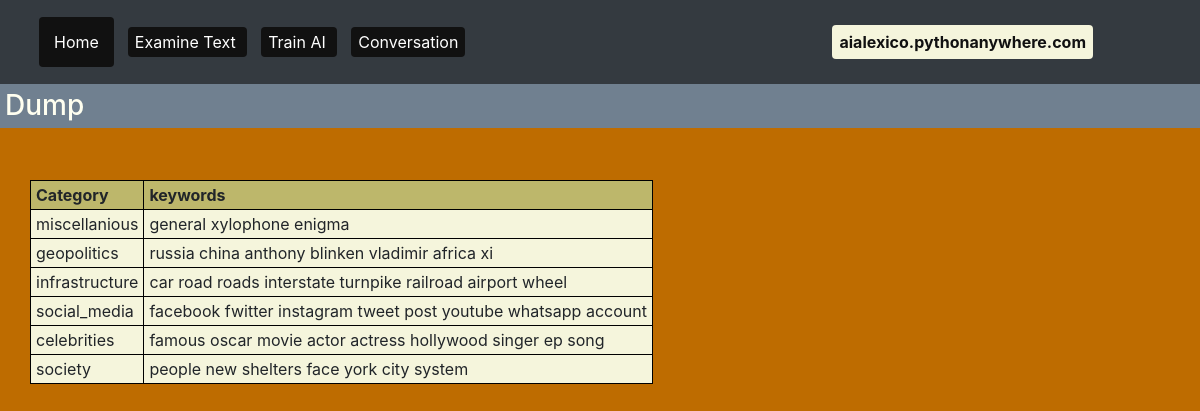
Page /dump on the committed database.
### tables this page shows
CREATE TABLE topics
        (topic_id integer primary key autoincrement,
        name text,
        word_list text);

### flask_app.py (the view)
@app.route('/dump')
def dump():
    ai_dict = get_ai_dict()
    return render_template("dump.html", ai_dict=ai_dict)

### db.py (called while the page is built)
def get_ai_dict():
    result = sql.execute("select * from topics")
    data = result.fetchall()
    output = {}
    for item in data:
        output[item[1]] = item[2]
    return output

### templates/dump.html (shortened to what this page needs)
{% extends 'layout.html' %}
{% set page_title="Dump" %}
{% block content %}
    <h3>Dump</h3>
    <br>
    <div class="container">
        <table>
            <tr><th>Category</th><th>keywords</th></tr>
            {% for key in ai_dict %}
            <tr>
                <td>{{key}}</td>
                <td>{{ai_dict[key]}}</td>
            </tr>
            {% endfor %}
        </table>
    </div>
{% endblock %}

### static/stylesheets/layout.css (style rules this page uses)
body { background-color: #be6c00; background-size: cover; }
h1, h2, h3 { color: ivory; background-color: slategrey; padding: 5px; }
table, th, td, tr { border: 1px black solid; padding: 2px 5px; background-color: beige; }
th { background-color: darkkhaki; }
.container { margin: 10px 20px; padding: 10px; }

### rows in the picture
topics: name "miscellanious", name+word_list "general xylophone enigma"
topics: name "geopolitics", name+word_list "russia china anthony blinken vladimir africa xi"
topics: name "infrastructure", name+word_list "car road roads interstate turnpike railroad airport wheel"
topics: name "social_media", name+word_list "facebook fwitter instagram tweet post youtube whatsapp account"
topics: name "celebrities", name+word_list "famous oscar movie actor actress hollywood singer ep song"
topics: name "society", name+word_list "people new shelters face york city system"
